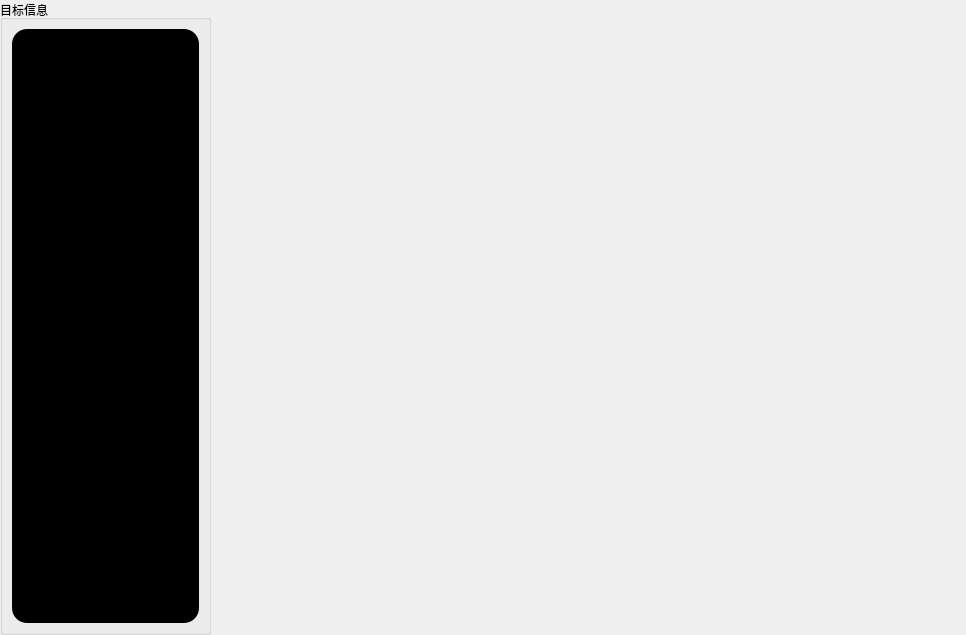
<?xml version="1.0" encoding="UTF-8"?>
<ui version="4.0">
 <class>Form</class>
 <widget class="QWidget" name="Form">
  <property name="geometry">
   <rect>
    <x>0</x>
    <y>0</y>
    <width>966</width>
    <height>635</height>
   </rect>
  </property>
  <property name="windowTitle">
   <string>微信公众号：学点编程吧--饼形图</string>
  </property>
  <layout class="QHBoxLayout" name="horizontalLayout">
   <property name="spacing">
    <number>0</number>
   </property>
   <property name="leftMargin">
    <number>0</number>
   </property>
   <property name="topMargin">
    <number>0</number>
   </property>
   <property name="rightMargin">
    <number>0</number>
   </property>
   <property name="bottomMargin">
    <number>0</number>
   </property>
   <item>
    <widget class="QGroupBox" name="groupBox">
     <property name="maximumSize">
      <size>
       <width>211</width>
       <height>16777215</height>
      </size>
     </property>
     <property name="title">
      <string>目标信息</string>
     </property>
     <layout class="QVBoxLayout" name="verticalLayout">
      <item>
       <widget class="QTextBrowser" name="textBrowser">
        <property name="maximumSize">
         <size>
          <width>200</width>
          <height>16777215</height>
         </size>
        </property>
        <property name="styleSheet">
         <string notr="true">background-color: paleteGreen;
border-radius:15px</string>
        </property>
       </widget>
      </item>
     </layout>
    </widget>
   </item>
   <item>
    <widget class="QWidget" name="widget" native="true"/>
   </item>
  </layout>
 </widget>
 <resources/>
 <connections/>
</ui>
